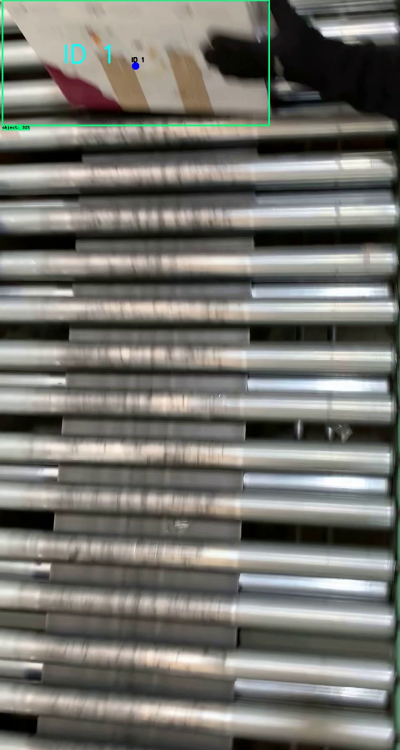
#> input picture Frame2.jpg, 800 x 1500 px, given in place of detectVideo_Output.avi, which was not available (shown at 1/2 size)
$ python video_maskColor.py
#> lines starting #> are read from the running program, lines starting #| are printed output that depends on the picture; after the words box and inside, x2 and y2 are one past the last pixel; in counts of white or black regions, pixels touching at a corner belong together; pictures that were not available may be replaced by others from this repository, and a replacement may not be noted
### centroidTracker.py

# import the necessary packages
from scipy.spatial import distance as dist
from collections import OrderedDict
import numpy as np
class CentroidTracker():
	def __init__(self, maxDisappeared=25):
		# initialize the next unique object ID along with two ordered
		# dictionaries used to keep track of mapping a given object
		# ID to its centroid and number of consecutive frames it has
		# been marked as "disappeared", respectively
		self.nextObjectID = 0
		self.objects = OrderedDict()
		self.disappeared = OrderedDict()
		# store the number of maximum consecutive frames a given
		# object is allowed to be marked as "disappeared" until we
		# need to deregister the object from tracking
		self.maxDisappeared = maxDisappeared

	# [12 lines left out: functions register, deregister, not called in this run]

	def update(self, rects):
		# check to see if the list of input bounding box rectangles
		# is empty
		if len(rects) == 0:
			# loop over any existing tracked objects and mark them
			# as disappeared
			for objectID in list(self.disappeared.keys()):
				self.disappeared[objectID] += 1
				# if we have reached a maximum number of consecutive
				# frames where a given object has been marked as
				# missing, deregister it
				if self.disappeared[objectID] > self.maxDisappeared:
					self.deregister(objectID)
			# return early as there are no centroids or tracking info
			# to update
			return self.objects
		# initialize an array of input centroids for the current frame
		inputCentroids = np.zeros((len(rects), 2), dtype="int")
		# loop over the bounding box rectangles
		for (i, (startX, startY, endX, endY)) in enumerate(rects):
			# use the bounding box coordinates to derive the centroid
			cX = int((startX + endX) / 2.0)
			cY = int((startY + endY) / 2.0)
			inputCentroids[i] = (cX, cY)

		# if we are currently not tracking any objects take the input
		# centroids and register each of them
		if len(self.objects) == 0:
			for i in range(0, len(inputCentroids)):
				self.register(inputCentroids[i])

		# otherwise, are are currently tracking objects so we need to
		# try to match the input centroids to existing object
		# centroids
		else:
			# grab the set of object IDs and corresponding centroids
			objectIDs = list(self.objects.keys())
			objectCentroids = list(self.objects.values())
			# compute the distance between each pair of object
			# centroids and input centroids, respectively -- our
			# goal will be to match an input centroid to an existing
			# object centroid
			D = dist.cdist(np.array(objectCentroids), inputCentroids)
			# in order to perform this matching we must (1) find the
			# smallest value in each row and then (2) sort the row
			# indexes based on their minimum values so that the row
			# with the smallest value is at the *front* of the index
			# list
			rows = D.min(axis=1).argsort()
			# next, we perform a similar process on the columns by
			# finding the smallest value in each column and then
			# sorting using the previously computed row index list
			cols = D.argmin(axis=1)[rows]

			# in order to determine if we need to update, register,
			# or deregister an object we need to keep track of which
			# of the rows and column indexes we have already examined
			usedRows = set()
			usedCols = set()
			# loop over the combination of the (row, column) index
			# tuples
			for (row, col) in zip(rows, cols):
				# if we have already examined either the row or
				# column value before, ignore it
				# val
				if row in usedRows or col in usedCols:
					continue
				# otherwise, grab the object ID for the current row,
				# set its new centroid, and reset the disappeared
				# counter
				objectID = objectIDs[row]
				self.objects[objectID] = inputCentroids[col]
				self.disappeared[objectID] = 0
				# indicate that we have examined each of the row and
				# column indexes, respectively
				usedRows.add(row)
				usedCols.add(col)

			# compute both the row and column index we have NOT yet
			# examined
			unusedRows = set(range(0, D.shape[0])).difference(usedRows)
			unusedCols = set(range(0, D.shape[1])).difference(usedCols)

			# in the event that the number of object centroids is
			# equal or greater than the number of input centroids
			# we need to check and see if some of these objects have
			# potentially disappeared
			if D.shape[0] >= D.shape[1]:
				# loop over the unused row indexes
				for row in unusedRows:
					# grab the object ID for the corresponding row
					# index and increment the disappeared counter
					objectID = objectIDs[row]
					self.disappeared[objectID] += 1
					# check to see if the number of consecutive
					# frames the object has been marked "disappeared"
					# for warrants deregistering the object
					if self.disappeared[objectID] > self.maxDisappeared:
						self.deregister(objectID)

			# otherwise, if the number of input centroids is greater
			# than the number of existing object centroids we need to
			# register each new input centroid as a trackable object
			else:
				for col in unusedCols:
					self.register(inputCentroids[col])
		# return the set of trackable objects
		return self.objects

### video_maskColor.py
import cv2
import numpy as np
from matplotlib import pyplot as plt
from imutils import perspective
from imutils import contours
import imutils
from imutils.video import VideoStream, FPS
import time
import random as rng
from scipy.spatial import distance as dist
from centroidTracker import CentroidTracker
from imutils.video import FileVideoStream
## Read
#"C:/Users/israe/Downloads/frames_ml_trim7s/frame%d.jpg" % count, image)
#stream = cv2.VideoCapture('C:/Users/israe/Downloads/tracking/trim7s.mp4')
#success,image = vidcap.read()
#fvs = FileVideoStream('C:/Users/israe/detectVideo_Output.avi').start()

ct = CentroidTracker()
fvs = FileVideoStream('C:/Users/israe/detectVideo_Output.avi').start()
time.sleep(2.0)
H,W = None, None
fps = FPS().start()
# [6 lines of commented-out code are left out]
counter = 1
totalObjects = []
lastNumberItem = []
frameText = []
while fvs.more():
    """
    (grabbed, frame) = stream.read()


    if not grabbed:
        print("[INFO]: End of video frames")
        break


    if frame.all()==None:
        assert grabbed==None, "Video is in invalid directory or name is invalid"
    """
    img =fvs.read()
#> img is the input picture: shape (1500, 800, 3); mean B, G, R 109.7, 115.9, 116.7
    ## convert to hsv
    #img = frame
    if img is None:
        break

    img = img[:,:1000]
    #second and first img = img[100:,:960]

    hsv = cv2.cvtColor(img, cv2.COLOR_BGR2HSV)
#> hsv: shape (1500, 800, 3); mean H, S, V 42, 37.6, 120

    ## mask of green (36,25,25) ~ (86, 255,255)
    # mask = cv2.inRange(hsv, (36, 25, 25), (86, 255,255))
    mask = cv2.inRange(hsv, (36, 40, 40), (77, 255,255))
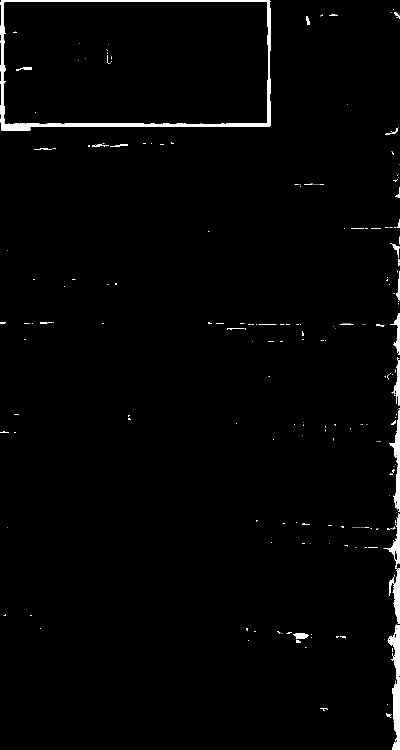
#> mask: shape (1500, 800) (shown at 1/2 size); 1.6% white; 256 white regions (212 under 20 px), largest, box (x1, y1, x2, y2) and area: (0, 0, 541, 262) 9072, (775, 1249, 800, 1500) 2921, (767, 1026, 800, 1248) 1885
    #thresh , im_bw = cv2.threshold(hsv,(36, 40, 40), (77, 255,255),0)
    ## slice the green
    imask = mask>0
    green = np.zeros_like(img, np.uint8)
    green[imask] = img[imask]
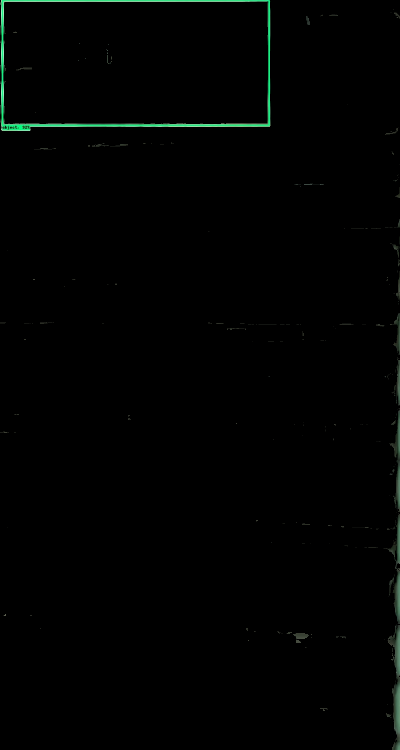
#> green: shape (1500, 800, 3) (shown at 1/2 size); mean B, G, R 1.5, 2.2, 1

    ## save
    #cv2.imwrite("green.png", green)


    new_green = cv2.cvtColor(green, cv2.COLOR_RGB2GRAY)
    #cv2.imshow("green", cv2.resize(new_green,None,fx=0.75, fy=0.75))
    #cv2.waitKey(0)

    thresh, im_bw = cv2.threshold(new_green,180,255, 0)
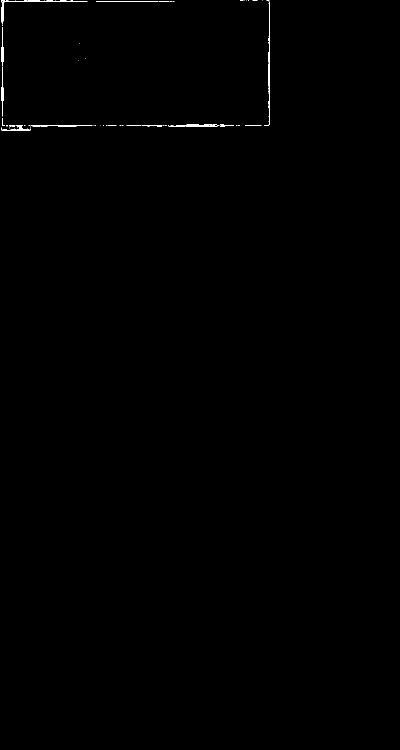
#> im_bw: shape (1500, 800) (shown at 1/2 size); 0.27% white in thin lines or dots, all inside (x1, y1, x2, y2) = (2, 0, 540, 262)
    #cv2.imshow("white", cv2.resize(im_bw,None,fx=0.75, fy=0.75))
    #cv2.waitKey(0)


    kernel = np.ones((5,5),np.uint8)
    erode = cv2.dilate(im_bw,kernel,iterations = 2)
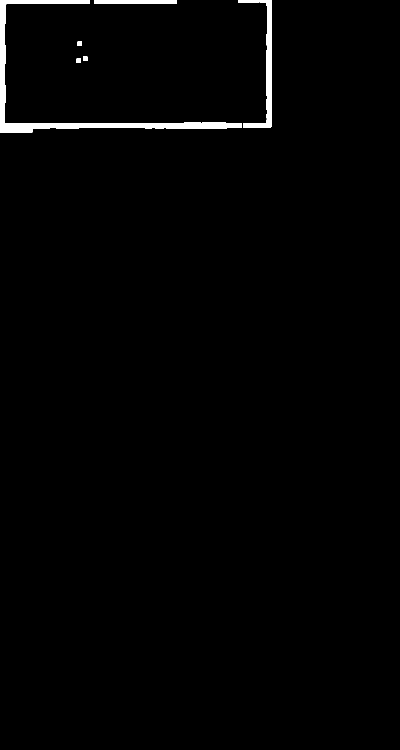
#> erode: shape (1500, 800) (shown at 1/2 size); 1.3% white; 7 white regions, largest, box (x1, y1, x2, y2) and area: (0, 0, 484, 266) 10066, (486, 0, 544, 256) 3206, (188, 0, 353, 8) 1320

    erode = cv2.erode(erode,None,iterations = 1)
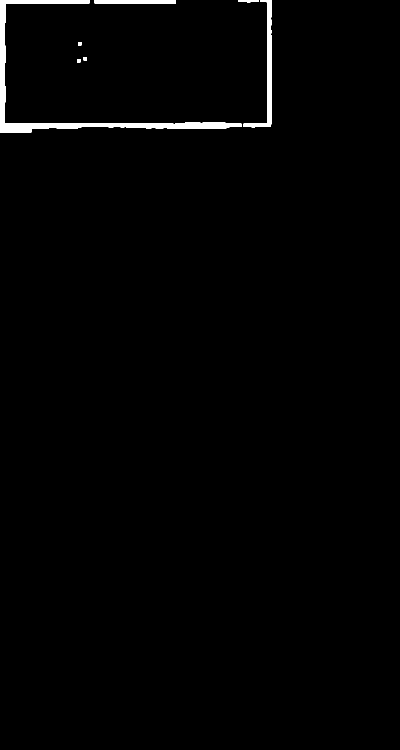
#> erode: shape (1500, 800) (shown at 1/2 size); 1.1% white; 7 white regions, largest, box (x1, y1, x2, y2) and area: (0, 0, 483, 265) 8633, (487, 0, 543, 255) 2562, (189, 0, 352, 7) 1141
    #cv2.imshow("eroded", cv2.resize(erode,None,fx=0.75, fy=0.75))
    #cv2.waitKey(0)

    kernel = np.ones((45,45),np.uint8)
    close = cv2.morphologyEx(erode, cv2.MORPH_CLOSE, kernel)
#> close: shape (1500, 800); 1.1% white; 2 white regions


    contours, hierarchy = cv2.findContours(close, cv2.RETR_EXTERNAL, cv2.CHAIN_APPROX_SIMPLE)
#> contours = 2 contours; box (x1, y1, x2, y2) and area: (0, 0, 543, 265) 11464, (154, 84, 174, 125) 312

    minArea = 20 * 20
    # draw the contours with area bigger than a minimum and that is almost rectangular

    rects = []
    for cnt in contours:
        x,y,w,h = cv2.boundingRect(cnt)
        area = cv2.contourArea(cnt)
        if area > (w*h*.60) and area > minArea:
            #original = cv2.rectangle(img, (x,y),(x+w,y+h), (0,0,255), 3)
            bbox = (x,y,x+w,y+h)
            #cv2.circle(img, (int(x), int(y)), 9, (255,0,0), -1)
            rects.append(bbox)
            #cv2.circle(img, (int(x+w), int(y+h)), 9, (255,0,0), -1)
            cv2.circle(img, (int(x+(w/2)), int(y+(h/2) )   ), 9, (255,0,0), -1)
#> this loop made 2 passes
#> (x, y, w, h, area) on passes 1 to 2: (154, 84, 20, 41, 311.5), (0, 0, 543, 265, 11464)
#> after the loop, rects = []
            # [5 lines of commented-out code are left out]
    rects = np.array(rects)
#> rects = empty array
    objects = ct.update(rects)
#> objects = 0 items
	# loop over the tracked objects
    #if frameText != []:
    #    del frameText
    for (objectID, centroid) in objects.items():
        # draw both the ID of the object and the centroid of the
        # object on the output frame
        text = "{}".format(objectID+1)
        centroidText = cv2.putText(img, text, (centroid[0] - 10, centroid[1] - 10),
            cv2.FONT_HERSHEY_SIMPLEX, 0.5, (0, 0, 0), 2)
        #frameText = cv2.putText(img, text, (100, 100),
        #    cv2.FONT_HERSHEY_SIMPLEX, 2.5, (0, 255, 0), 2)
        lastNumberItem.append(int(text))
#> this loop made 0 passes
#> after the loop, lastNumberItem = []
    #print(lastNumberItem)
    if len(lastNumberItem) != 0 :
    # choose to display only the first class
            cv2.putText(img, str(max(lastNumberItem)), (150,150) ,cv2.FONT_HERSHEY_SIMPLEX, 2, [255, 255,
            0], thickness=3)

    img = imutils.resize(img, width=800)
    cv2.imshow("Frame", img)
    #cv2.imwrite("Frame{}".format(counter)+".jpg",img)
    cv2.waitKey(1)

    key = cv2.waitKey(1) & 0xFF
#> (key q is pressed here)
    fps.update()
    counter = counter + 1
    # if the `q` key was pressed, break from the loop
    if key == ord("q"):
        break


    fps.update()

# eam.stop()
fps.stop()
print("[INFO] elapsed time: {:.2f}".format(fps.elapsed()))
print("[INFO] approx. FPS: {:.2f}".format(fps.fps()))
cv2.destroyAllWindows()

fvs.stop()
#videoOut.release()
